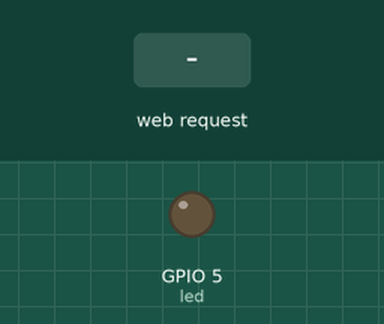
The sketch below on a simulated ESP8266 (NodeMCU). Shown: output pins drawn as LEDs (lit = HIGH). The inputs (shaded band) are chosen by the test bench. WiFi joins after 1.5 s; servers stay silent unless stated; what the sketch prints to the serial monitor is not drawn.

Above: at 2.7 s.
2.8 s: HTTP request GET /liga received
At 3.4 s:
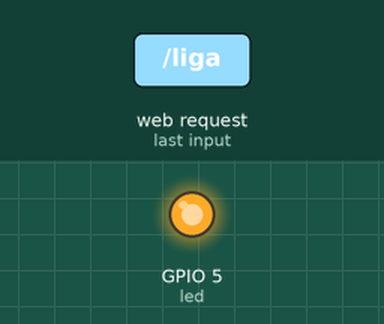
4.3 s: HTTP request GET /desliga received
At 4.6 s:
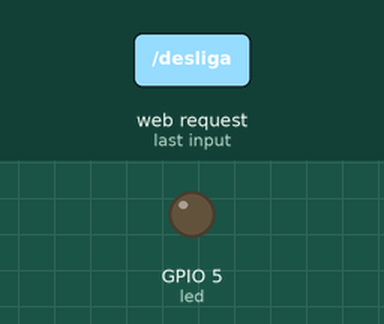
Timing chart, 0 to 7.3 s (numbered marks = the images above; inputs shaded):
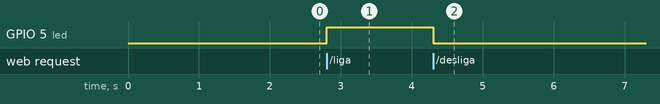

The sketch:

exemplo.ino
```cpp
#include <ESP8266WiFi.h>
#include <WiFiClient.h>
#include <ESP8266WebServer.h>
#include <ESP8266mDNS.h>

const char* ssid = "Lourenkko";
const char* password = "acks9282";

ESP8266WebServer server(80);

const int led = 5;
bool ledStatus = false;

void handleRoot() {
  String textoHTML;

  // Estilos CSS para a página
  textoHTML += "<style>";
  textoHTML += "body { font-family: Arial, sans-serif; text-align: center; }";
  textoHTML += "h1 { color: #007BFF; }";
  textoHTML += "button { padding: 10px 20px; font-size: 16px; border: none; cursor: pointer; margin: 10px; }";
  textoHTML += ".liga { background-color: #00CC00; color: white; }"; // Botão "Liga" verde
  textoHTML += ".desliga { background-color: #FF0000; color: white; }"; // Botão "Desliga" vermelho
  textoHTML += "</style>";

  textoHTML += "<h1>Curso Solu&#xE7;&#xF5;es Integradas com IOT</h1>";
  textoHTML += "<p>Controle o LED via Web Server clicando abaixo</p>";
  textoHTML += "<a href=\"/liga\"><button class=\"liga\">Liga</button></a>";
  textoHTML += "<a href=\"/desliga\"><button class=\"desliga\">Desliga</button></a>";

  server.send(200, "text/html", textoHTML);
}

void handleLiga() {
  digitalWrite(led, HIGH);
  ledStatus = true;
  handleRoot(); // Redireciona de volta para a página raiz após clicar no botão
}

void handleDesliga() {
  digitalWrite(led, LOW);
  ledStatus = false;
  handleRoot(); // Redireciona de volta para a página raiz após clicar no botão
}

void handleNotFound(){
  String message = "File Not Found\n\n";
  message += "URI: ";
  message += server.uri();
  message += "\nMethod: ";
  message += (server.method() == HTTP_GET)?"GET":"POST";
  message += "\nArguments: ";
  message += server.args();
  message += "\n";
  for (uint8_t i=0; i<server.args(); i++){
    message += " " + server.argName(i) + ": " + server.arg(i) + "\n";
  }
  server.send(404, "text/plain", message);
}

void setup(void){
  pinMode(led, OUTPUT);
  digitalWrite(led, LOW); // Inicia com o LED desligado
  Serial.begin(115200);
  WiFi.mode(WIFI_STA);
  WiFi.begin(ssid, password);
  Serial.println("");

  // Wait for connection
  while (WiFi.status() != WL_CONNECTED) {
    delay(500);
    Serial.print(".");
  }
  Serial.println("");
  Serial.print("Connected to ");
  Serial.println(ssid);
  Serial.print("IP address: ");
  Serial.println(WiFi.localIP());

  if (MDNS.begin("esp8266")) {
    Serial.println("MDNS responder started");
  }

  server.on("/", handleRoot);
  server.on("/liga", handleLiga); // Handler para acionar o LED (liga)
  server.on("/desliga", handleDesliga); // Handler para desligar o LED

  server.onNotFound(handleNotFound);

  server.begin();
  Serial.println("HTTP server started");
}

void loop(void){
  server.handleClient();
}
```

Measured:
- after the input at 2.8 s, GPIO 5 (led): LOW → HIGH at once
- after the input at 4.3 s, GPIO 5 (led): HIGH → LOW at once
